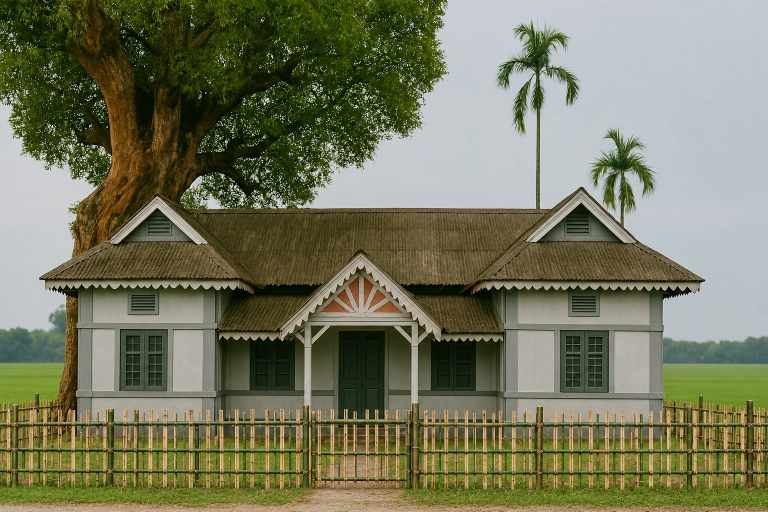
#> input picture images/assam/90s/assam-type-house-01.webp, 1536 x 1024 px, given in place of 01-village-overview.png, which was not available (shown at 1/2 size)
$ python build_life.py
#> lines starting #> are read from the running program, lines starting #| are printed output that depends on the picture
#!/usr/bin/env python3
"""Build the LIFE section: everyday life, villages and objects, from the generated collections in images/assam/.

Reads the curated list below and each collection's own manifest (titles, periods, uncertainty notes),
writes web copies to media/life/<section>/ (1600 px webp plus a 420 px thumb/), and the catalogue
data/life.json, which tools/build.py adds to data/site.js as `life`.

The originals under images/assam/ are never changed. Superseded versions, generation notes and the
real-photograph reference library (images/referance/) are left out. Kachari, Bhuyan and Ahom villages stay
separate sections, and every generated image is labelled as an interpretation.
Run: python3 tools/build_life.py   (then python3 tools/build.py)
"""
import json, re
from pathlib import Path
from PIL import Image

ROOT = Path(__file__).resolve().parent.parent
SRC = ROOT / "images/assam"
OUT = ROOT / "media/life"
GEN = "AI-generated interpretation, not a reconstruction or a historical record."

# id, title, period, era (saga chapter it belongs beside), intro, caveat, [(file, title or None, note or None)]
SECTIONS = [
    ("ahom-village", "An Ahom village, c. 1450", "15th century", "foundation",
     "Ordinary Ahom households of the early kingdom: stilt and ground houses of timber, bamboo and thatch, ponds, rice fields and a village street.",
     "No plan of a 15th-century Ahom village survives. House forms, layout and dress are imagined from later and comparative evidence; this is not a specific royal town.",
     [("15th-century/ahom-whole-village-three-views/01-village-overview.png", "The whole village from above", None),
      ("15th-century/ahom-whole-village-three-views/02-pondside-village-life.png", "Life by the village pond", None),
      ("15th-century/ahom-whole-village-three-views/03-village-and-rice-fields.png", "Houses and rice fields", None),
      ("15th-century/ahom-common-people-village-15th-century/ahom-common-people-village-c1450.png", "Common people of the village", None),
      ("15th-century/ahom-village-street-shan-roof/ahom-common-village-street-c1450.png", "A village street", None),
      ("15th-century/ahom-village-street-shan-roof/ahom-common-village-street-shan-people-v2.png", "Village street with Shan-style roofs", "Roof form follows Tai-Shan comparisons; speculative for Assam.")]),
    ("royal-settlement", "A royal settlement, c. 1450", "15th century", "foundation",
     "An imagined early royal compound of timber and straw: residences, gates, verandas and guards, before any of the surviving brick buildings.",
     "Early royal settlements need more research. Timber-and-thatch buildings are assumed; no 18th-century masonry palace is projected back. Named characters are artistic.",
     [("15th-century/royal-houses-and-settlement/ahom-royal-houses-settlement-c1450.png", "Royal houses and settlement", None),
      ("15th-century/ahom-royal-settlement-15th-century/ahom-royal-settlement-c1450.png", "The royal settlement", None),
      ("15th-century/royal-residence-timber-straw/ahom-royal-residence-timber-straw-c1450.png", "A royal residence of timber and straw", None),
      ("15th-century/royal-residence-timber-straw/ahom-royal-residence-soldier-uniforms-v2.png", "Guards at the royal residence", "Guard uniforms are a creative design, not a documented uniform."),
      ("15th-century/royal-settlement-five-camera-shots/01-momai-tamuli-residential-gate.png", "Momai Tamuli at the residential gate", None),
      ("15th-century/royal-settlement-five-camera-shots/02-numali-rajmao-house-interior.png", "Inside Numali Rajmao’s house", None),
      ("15th-century/royal-settlement-five-camera-shots/03-sarbeswari-upper-veranda.png", "Sarbeswari on the upper veranda", None),
      ("15th-century/royal-settlement-five-camera-shots/04-atan-lower-veranda.png", "Atan on the lower veranda", None),
      ("15th-century/royal-settlement-five-camera-shots/05-ambika-smaller-residence.png", "Ambika’s smaller residence", None)]),
    ("kachari", "A common Kachari village", "15th century", "foundation",
     "A separate scene group: an ordinary Kachari village of low thatched homes, bamboo fences, a household courtyard and the village green.",
     "Houses and clothing follow modern comparative photographs, which do not by themselves establish 15th-century appearance. No named festival or ritual is shown.",
     [("15th-century/kachari/01-kachari-village-overview.png", "The village and its bamboo gate", None),
      ("15th-century/kachari/02-kachari-household-courtyard.png", "A household courtyard", None),
      ("15th-century/kachari/03-kachari-village-green-gathering.png", "A gathering on the village green", None)]),
    ("bhuyan", "A Bhuyan village with Sankardev", "late 15th century", "foundation",
     "Common homes and a chiefly residence in an imagined Bhuyan village, with Sankardev reading sanchi-pat folios and women weaving and caring for manuscripts.",
     "House plans, dress and the daily scenes are artistic. Men’s white dhoti and shoulder cloth is this project’s costume direction, not a universal historical claim. No specific event is asserted.",
     [("15th-century/bhuyan/01-bhuyan-village-sankardev.png", "The village, with Sankardev", None),
      ("15th-century/bhuyan/five-domestic-scenes/01-sankardev-sanchipat-on-thoga.png", "Sankardev reading sanchi-pat on a thoga", None),
      ("15th-century/bhuyan/five-domestic-scenes/02-women-weaving-common-home.png", "Women weaving in a common home", None),
      ("15th-century/bhuyan/five-domestic-scenes/03-sankardev-veranda-reading-gathering.png", "A reading on the veranda", None),
      ("15th-century/bhuyan/five-domestic-scenes/04-women-pondside-courtyard.png", "A pond-side courtyard", None),
      ("15th-century/bhuyan/five-domestic-scenes/05-women-manuscript-reading-and-care.png", "Reading and caring for folios", None),
      ("15th-century/bhuyan/common-house-adaptations/01-basic-common-home-c15.png", "A basic common home", None),
      ("15th-century/bhuyan/common-house-adaptations/02-larger-common-veranda-home-c15.png", "A larger home with a veranda", None)]),
    ("life-and-work", None, None, None, None, None, "MANIFEST"),
    ("monuments-c1760", "Rang Ghar and Garhgaon, c. 1760", "18th century", "tungkhungia",
     "The age of the surviving brick buildings: Rang Ghar (1740s) and the Garhgaon Kareng Ghar (1752), with a palace consultation, festival days and an ordinary household.",
     "Monument outlines follow real photographs; finishes, furnishings, crowds and clothing are interpreted. The festival scenes are imaginative character crossovers, not documented gatherings.",
     [("18th-century/first-five/01-rang-ghar-pavilion-and-field-c1760.png", "Rang Ghar and its field", None),
      ("18th-century/first-five/02-rang-ghar-wrestling-day-c1760.png", "Wrestling day at Rang Ghar", None),
      ("18th-century/rang-ghar-buffalo-festival/rang-ghar-clean-buffalo-fight-v2.png", "A buffalo fight watched from Rang Ghar", None),
      ("18th-century/first-five/03-kareng-ghar-garhgaon-exterior-c1760.png", "The Garhgaon Kareng Ghar", None),
      ("18th-century/first-five/04-kareng-ghar-palace-consultation-c1760.png", "A consultation in the palace", None),
      ("18th-century/kareng-ghar-buffalo-festival/kareng-ghar-new-palace-buffalo-fight.png", "Suteupha, Ambika and Sarbeswari at a buffalo fight", None),
      ("18th-century/first-five/05-common-household-courtyard-c1760.png", "A common household courtyard", None)]),
    ("objects", "Objects of daily life", "Assamese tradition", None,
     "Things people used, wore and played: bell-metal vessels, rice tools, baskets, looms and silks, jewellery, instruments, manuscripts, plants and the Ahom emblem.",
     "Modern-style object renderings based on surviving Assamese traditions. Many forms are later than the Ahom period; none is a museum record of a dated object.",
     "OBJECTS"),
    ("assam-1950s", "Assam in the 1950s", "c. 1952", None,
     "After the kingdom: a village namghar, homestead, kitchen, weaving corner, dheki shed, ploughing, market and river landing.",
     "Generated scenes of mid-20th-century village life, not archival photographs.",
     [("50s/01-namghar-exterior.png", None, None), ("50s/namghar-1950s-guru-asan.png", "Inside the namghar", None),
      ("50s/02-village-homestead.png", None, None), ("50s/03-kitchen-interior.png", None, None), ("50s/04-weaving-corner.png", None, None),
      ("50s/05-dheki-shed.png", None, None), ("50s/06-paddy-ploughing.png", None, None), ("50s/07-village-market.png", None, None),
      ("50s/08-river-landing.png", None, None)]),
    ("assam-1990s", "Assam in the 1990s", "1990s", None,
     "Homes from basic to well-off, a village namghar at golden hour and children dancing Bihu in a courtyard.",
     "Generated scenes, not photographs of real households.",
     [("90s/01-basic-home.png", None, None), ("90s/02-modest-farmstead.png", None, None), ("90s/03-middle-income-home.png", None, None),
      ("90s/04-prosperous-courtyard.png", None, None), ("90s/05-wealthy-bungalow.png", None, None),
      ("90s/assam-village-namghar-1990s-close-golden-hour.png", "A village namghar at golden hour", None),
      ("90s/assam-1990s-children-bihu-courtyard.png", "Children dancing Bihu", None)]),
    ("assam-today", "Assam today", "present day", None,
     "Village lanes, paddy fields, homes, a namghar interior, Bihu, husori and tea plucking.",
     "Generated present-day scenes, not photographs of particular places.",
     [(str(p.relative_to(SRC)), None, None) for d in ("scenes", "houses", "culture", "work") for p in sorted((SRC / "present-day" / d).glob("*.png"))]),
]

OBJECT_GROUPS = ["vessels", "household", "textiles", "jewellery", "accessories", "instruments", "manuscripts", "plants", "emblems"]
OBJECT_SKIP = {"guru asan 2.png"}
STRIP = re.compile(r"(-c1[45]\d0|-c15|-c1760|-v\d+|^\d+-|^assam-|-1950s|-1990s)", re.I)


TITLES = {"guru-asan-minimal-3d": "Guru asan", "brass-bell-metal-utensils": "Brass and bell-metal utensils", "xorai-bell-metal": "Bell-metal xorai",
          "assam-harvested-paddy-sunset": "Harvested paddy at sunset", "assam-semi-rural-lane-red-roof-house-banana-utility-lines": "A semi-rural lane",
          "assam-village-lane-jeura-fences": "A village lane with jeura fences", "assam-village-road-harvested-paddy-namghar-haystacks-golden-hour": "Haystacks by the namghar road",
          "assam-village-road-paddy-field-homesteads-transmission-line": "Homesteads along a paddy road", "assam-wet-rice-homestead-dawn": "A wet-rice homestead at dawn",
          "assam-village-house-brick-pattern-sunlight": "A brick-patterned village house", "assam-village-house-painted-monsoon": "A painted house in the monsoon",
          "assam-rongali-bihu-dance-dhol-pepa-painted-gable-house-jeura": "Rongali Bihu dance", "assam-husori-xewa-men-women-betel-leaf-dhol-village-courtyard": "Husori in a village courtyard",
          "assam-namghar-interior-gamosa-columns-prayer-dais": "Inside a namghar today", "assam-tea-garden-workers-hand-plucking-bamboo-baskets": "Plucking tea by hand",
          "assamese-bihu-dhol-bamboo-slat-gamosa": "Bihu dhol", "assamese-toka-split-bamboo-clappers": "Toka bamboo clappers",
          "assamese-pepa-double-buffalo-horn-bamboo-pipes": "Pepa horn pipe", "ngi-ngao-kham-emblem-cloth-flag": "Ngi Ngao Kham flag",
          "ngi-ngao-kham-living-creature-v2": "Ngi Ngao Kham as a living creature", "ngi-ngao-kham-hyperreal-creature": "Ngi Ngao Kham, sculpted", "ngi-ngao-kham-gold": "Ngi Ngao Kham in gold",
          "03-middle-income-home": "A middle-income home"}


def humanize(name):
    if Path(name).stem in TITLES:
        return TITLES[Path(name).stem]
    words = STRIP.sub("", Path(name).stem).replace("_", "-").split("-")
    words = [w for w in words if w]
    text = " ".join(words)
    return text[:1].upper() + text[1:]


def save(src, rel):
    """Write the web copy and thumb (skipped when newer than the original); return their paths and size."""
#> called with rel = 'ahom-village/01-village-overview.webp'
    full, thumb = OUT / rel, OUT / Path(rel).parent / "thumb" / Path(rel).name
    with Image.open(src) as im:
#> im is the input picture: PIL image 1536x1024 RGB; mean R, G, B 117.4, 119.1, 91.7
        size = im.size
#> size = (1536, 1024)
        if not (full.is_file() and thumb.is_file() and full.stat().st_mtime >= src.stat().st_mtime):
            im = im.convert("RGBA" if "A" in im.getbands() or "transparency" in im.info else "RGB")
            full.parent.mkdir(parents=True, exist_ok=True); thumb.parent.mkdir(parents=True, exist_ok=True)
            big = im.copy(); big.thumbnail((1600, 1600)); big.save(full, quality=80, method=6)
            small = im.copy(); small.thumbnail((420, 420)); small.save(thumb, quality=78, method=6)
#> after `small.thumbnail((420, 420))`:
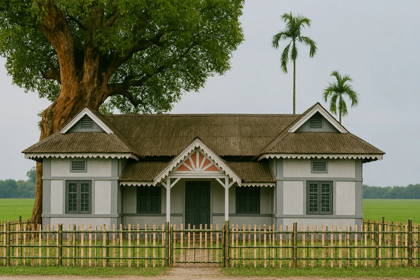
#> small: PIL image 420x280 RGB; mean R, G, B 117.4, 119.1, 91.7
    return [str(full.relative_to(ROOT)), str(thumb.relative_to(ROOT))], size


def manifest_section():
    m = json.loads((SRC / "ahom-life-and-work/collection-manifest.json").read_text(encoding="utf-8"))
    sources = {s["id"]: s for s in m["sources"]}
    names = {"01-river-life": "River life", "02-craft-workshops": "Craft workshops", "03-household-life": "Household life",
             "04-market-day": "Market day", "05-writing-and-records": "Writing and records", "06-military-preparations": "Preparing for war",
             "07-building-and-maintenance": "Building and maintenance", "08-places-across-time": "Places across time"}
    items = []
    for a in m["assets"]:
        photo = "photograph" in a["kind"]
        src = ROOT / a["file"]
        img, size = save(src, f"life-and-work/{a['group']}/{Path(a['file']).stem}.webp")
        items.append({"id": a["id"].replace("/", "--"), "title": a["title"], "period": a["period"], "group": names[a["group"]],
                      "img": img, "w": size[0], "h": size[1], "alt": a.get("alt") or a["title"],
                      "text": a.get("caption") if photo else a["scene"].split(". ")[0] + ".",
                      "note": a["uncertainty"], "kind": "photo" if photo else "generated",
                      "credit": a.get("caption") if photo else "",
                      "sources": [{"title": sources[i]["title"], "url": sources[i]["url"]} for i in a.get("source_ids", []) if i in sources]})
    return {"id": "life-and-work", "title": "Life and work in the kingdom", "period": "c. 1750", "era": "tungkhungia",
            "intro": "Eight sets on how ordinary people worked: the river and its boats, craft workshops, the household, market day, writing chronicles, preparing for war, building, and two monuments then and now.",
            "caveat": m["historical_status"] + " Two modern photographs are included unchanged for comparison.", "items": items}


def objects_section(meta):
    sid, title, period, era, intro, caveat, _ = meta
    files = [p for p in sorted((SRC / "fixed-elements").glob("*.png")) if p.name not in OBJECT_SKIP]
    groups = [("Everyday things", files)] + [(g.capitalize(), sorted((SRC / "fixed-elements" / g).glob("*.png"))) for g in OBJECT_GROUPS]
    items = []
    for gname, paths in groups:
        for p in paths:
            rel = p.relative_to(SRC / "fixed-elements")
            img, size = save(p, f"objects/{rel.with_suffix('.webp')}")
            items.append({"id": f"objects--{rel.with_suffix('').as_posix().replace('/', '--')}", "title": humanize(p.name), "group": gname,
                          "img": img, "w": size[0], "h": size[1], "alt": humanize(p.name), "kind": "object"})
    return {"id": sid, "title": title, "period": period, "era": era, "intro": intro, "caveat": caveat, "items": items}


def main():
    out = []
    for meta in SECTIONS:
        sid, title, period, era, intro, caveat, files = meta
        if files == "MANIFEST":
            out.append(manifest_section()); continue
        if files == "OBJECTS":
            out.append(objects_section(meta)); continue
        items = []
        for f, t, note in files:
            src = SRC / f
            img, size = save(src, f"{sid}/{Path(f).stem}.webp")
#> size = (1536, 1024)
            items.append({"id": f"{sid}--{Path(f).stem}", "title": t or humanize(f), "period": period, "img": img,
                          "w": size[0], "h": size[1], "alt": t or humanize(f), "kind": "generated", **({"note": note} if note else {})})
        out.append({"id": sid, "title": title, "period": period, "era": era, "intro": intro, "caveat": caveat, "items": items})
    data = {"note": "Generated by tools/build_life.py from images/assam/. Do not edit.", "label": GEN, "sections": out}
    (ROOT / "data/life.json").write_text(json.dumps(data, ensure_ascii=False, indent=1) + "\n", encoding="utf-8")
    print(f"data/life.json: {len(out)} sections, {sum(len(s['items']) for s in out)} images")


if __name__ == "__main__":
#> (the run stopped early here; a loop or call above may not have finished)

$ run again, on images/assam/90s/assam-type-house-09.webp
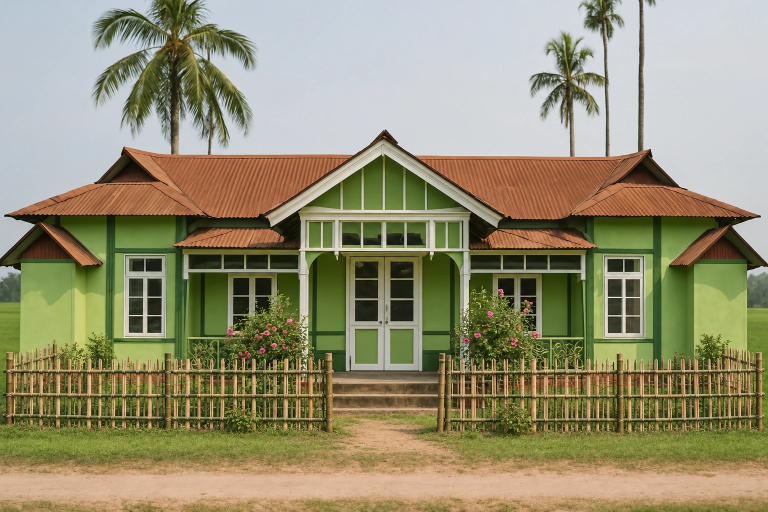
#> input picture images/assam/90s/assam-type-house-09.webp, 1536 x 1024 px, given in place of 01-village-overview.png, which was not available (shown at 1/2 size)
#> in save, im is the input picture: PIL image 1536x1024 RGB; mean R, G, B 148.2, 142.7, 112.3
#> in save, `small.thumbnail((420, 420))`:
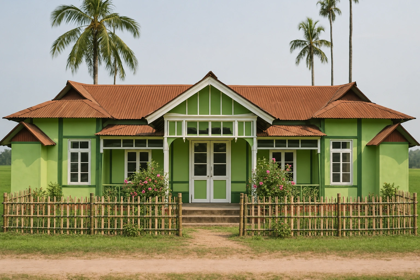
#> small: PIL image 420x280 RGB; mean R, G, B 148.2, 142.7, 112.3
